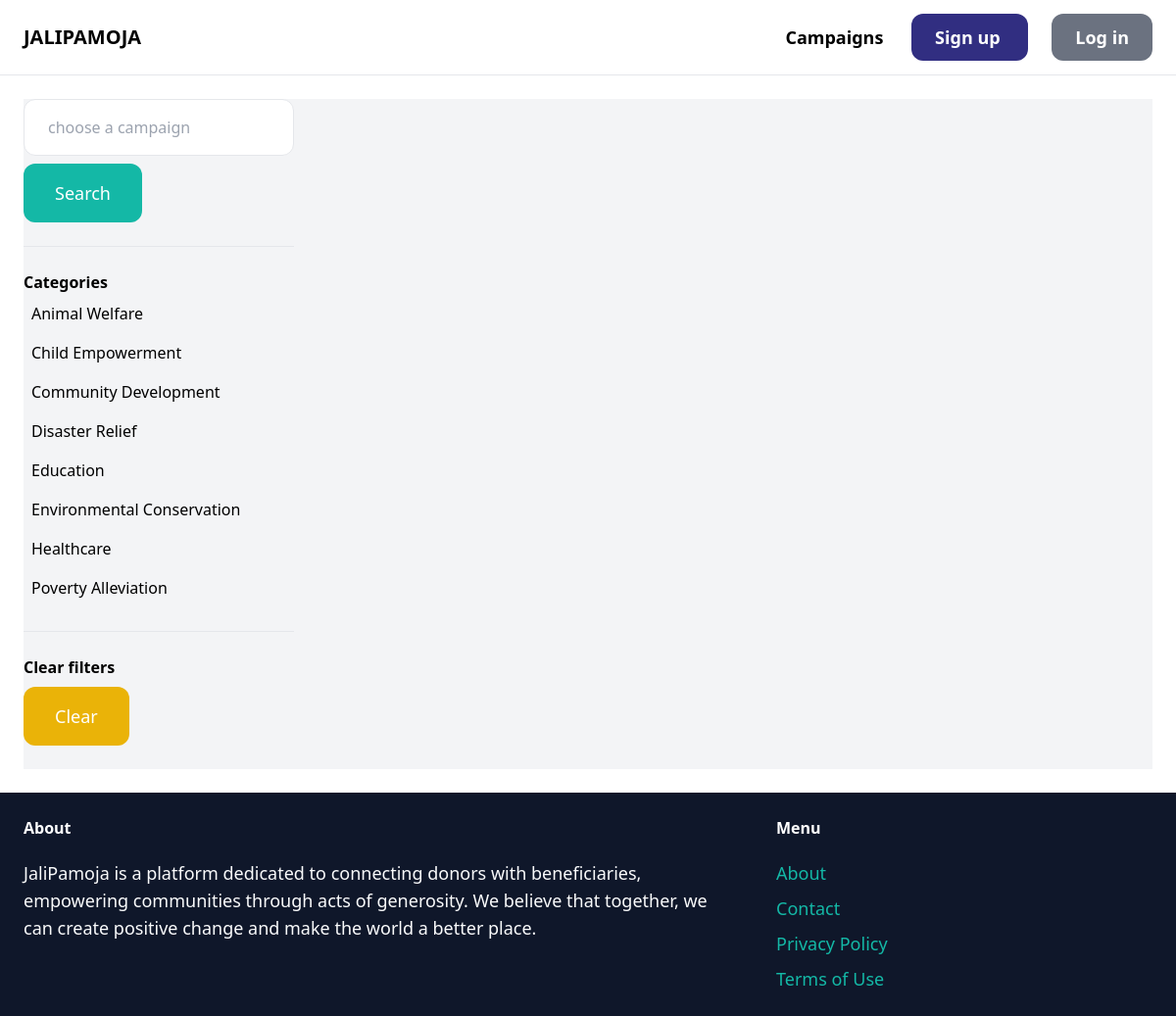
The app's page /campaign/, older data.
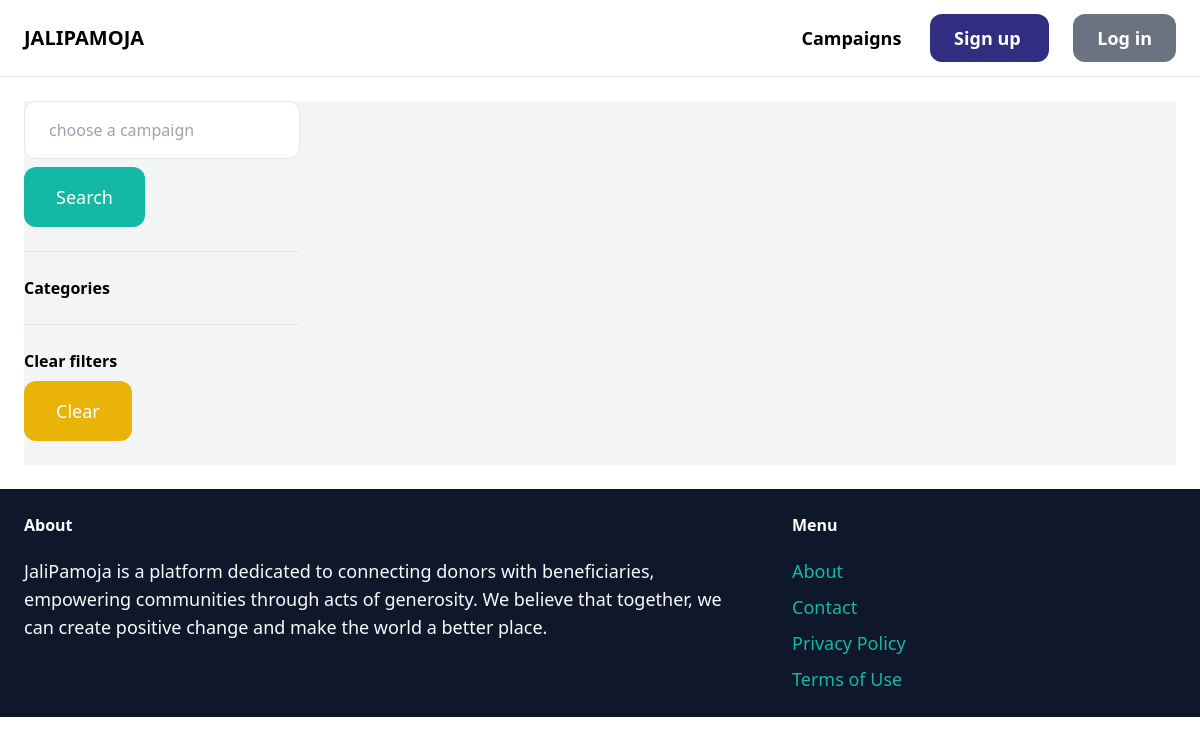
The same page, newer data.
### Campaigns/models.py (models this page shows, shortened)
class Category(models.Model):
    name = models.CharField(max_length=255)
    class Meta:
        ordering = ('name',)
        verbose_name_plural = 'Categories'

### Campaigns/views.py (the view)
# urls.py: path('', views.campaigns, name='campaigns'),
def campaigns(request):
    query = request.GET.get('query', '')
    category_id = request.GET.get('category', 0)
    categories = Category.objects.all()
    campaigns = Campaign.objects.filter(is_closed=False)
    if category_id:
        campaigns = campaigns.filter(category_id=category_id)
    if query:
        campaigns = campaigns.filter(Q(name__icontains=query) | Q(description__icontains=query))
    return render(request, 'campaign/campaigns.html', {
        'campaign': campaigns,
        'query': query,
        'categories': categories,
        'category_id': int(category_id)
    })

### Campaigns/templates/campaign/campaigns.html (shortened to what this page needs)
{% extends 'core/base.html' %}
{% block content %}
    <div class="pb-6 grid grid-cols-4 gap-4 bg-gray-100">
        <div class="col-span-1">
            <form method="get" action="{% url 'campaign:campaigns' %}">
                <input name="query" class="w-full py-4 px-6 border rounded-xl" type="text" value="{{ query }}" placeholder="choose a campaign">
                <button class="mt-2 py-4 px-8 text-lg bg-teal-500 text-white rounded-xl">Search</button>
            </form>
            <hr class="my-6">
            <p class="font-semibold">Categories</p>
            <ul>
                {% for category in categories %}
                    <li class="py-2 px-2 rounded-xl{% if category.id == category_id %} bg-gray-200{% endif %}">
                        <a href="{% url 'campaign:campaigns' %}?query={{ query }}&category={{ category.id }}">{{ category.name }}</a>
                    </li>
                {% endfor %}
            </ul>
            <hr class="my-6">
            <p class="font-semibold">Clear filters</p>
            <ul>
                <li><a href="{% url 'campaign:campaigns' %}" class="mt-2 py-4 px-8 inline-block bg-yellow-500 text-lg rounded-xl text-white">Clear</a>
        </div>
        <div class="col-span-3">
        </div>
    </div>
{% endblock %}

Row changes from the older to the newer data that the page shows:
removed Category: name "Animal Welfare"
removed Category: name "Child Empowerment"
removed Category: name "Community Development"
removed Category: name "Disaster Relief"
removed Category: name "Education"
removed Category: name "Environmental Conservation"
removed Category: name "Healthcare"
removed Category: name "Poverty Alleviation"
